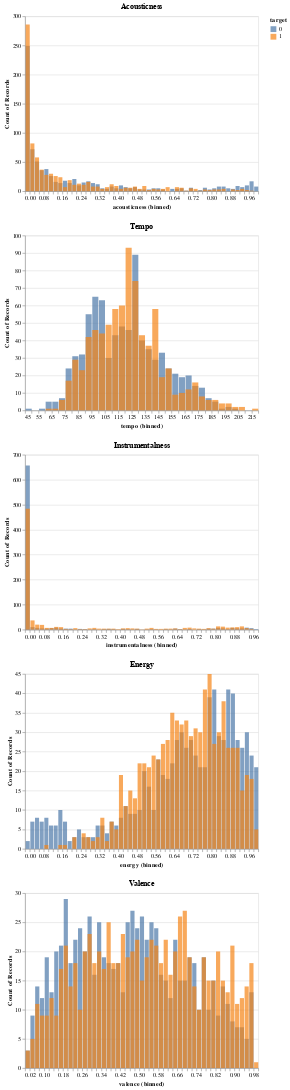

Notebook cell for this chart:
### Markdown cell above
### 2.2 Plotting histograms 

rubric={accuracy:3}

Take the code below that we started for you and fill in the blank areas (`____`) so that the code produces histograms for the following features (in order) that show the distribution of the feature values, separated for 0 and 1 target values. 

- `acousticness`
- `tempo`
- `instrumentalness`
- `energy`
- `valence`

### Code cell
# def plot_histogram(df,feature):
#     """
#     plots a histogram of a decision trees feature
     
#     Parameters
#     ----------
#     feature: str
#         the feature name
#     Returns
#     -------
#     altair.vegalite.v3.api.Chart
#         an Altair histogram 
#     """
#     histogram = alt.Chart(df.sort_values(by='target')).mark_bar(
#         opacity=0.7).encode(
#         alt.X(feature, bin=alt.Bin(maxbins=50)),
#         alt.Y('count()', stack=None),
#         alt.Color('target:N')).properties(
#         title= str.title(feature))
#     return histogram

# feature_list = ____
# figure_dict = dict()
# for feature in ____ :
#     figure_dict.update({feature:plot_histogram(____,feature)})
# figure_panel = alt.vconcat(*figure_dict.values())
# figure_panel


### BEGIN SOLUTION
def plot_histogram(df,feature):
    """
    plots a histogram of a decision trees feature

    Parameters
    ----------
    feature: str
        the feature name
    Returns
    -------
    altair.vegalite.v3.api.Chart
        an Altair histogram 
    """
    histogram = alt.Chart(df.sort_values(by='target')).mark_bar(
        opacity=0.7).encode(
        alt.X(feature, bin=alt.Bin(maxbins=50)),
        alt.Y('count()', stack=None),
        alt.Color('target:N')).properties(
        title= str.title(feature))
    return histogram

feature_list = ["acousticness", "tempo", "instrumentalness", "energy", "valence"]
figure_dict = dict()
for feature in feature_list:
    figure_dict.update({feature:plot_histogram(train_df,feature)})
figure_panel = alt.vconcat(*figure_dict.values())
figure_panel
### END SOLUTION

### Figure 1 — Vega-Lite specification as saved in the notebook (floating-point values rounded to 4 significant figures; data arrays with more than 128 entries replaced by an {"elided": "..."} marker saying what was removed)
{"config": {"view": {"continuousWidth": 400, "continuousHeight": 300}}, "vconcat": [{"data": {"name": "data-82f7586416b2077c4cf58dc4830967b1"}, "mark": {"type": "bar", "opacity": 0.7}, "encoding": {"color": {"type": "nominal", "field": "target"}, "x": {"type": "quantitative", "bin": {"maxbins": 50}, "field": "acousticness"}, "y": {"type": "quantitative", "aggregate": "count", "stack": null}}, "title": "Acousticness"}, {"data": {"name": "data-82f7586416b2077c4cf58dc4830967b1"}, "mark": {"type": "bar", "opacity": 0.7}, "encoding": {"color": {"type": "nominal", "field": "target"}, "x": {"type": "quantitative", "bin": {"maxbins": 50}, "field": "tempo"}, "y": {"type": "quantitative", "aggregate": "count", "stack": null}}, "title": "Tempo"}, {"data": {"name": "data-82f7586416b2077c4cf58dc4830967b1"}, "mark": {"type": "bar", "opacity": 0.7}, "encoding": {"color": {"type": "nominal", "field": "target"}, "x": {"type": "quantitative", "bin": {"maxbins": 50}, "field": "instrumentalness"}, "y": {"type": "quantitative", "aggregate": "count", "stack": null}}, "title": "Instrumentalness"}, {"data": {"name": "data-82f7586416b2077c4cf58dc4830967b1"}, "mark": {"type": "bar", "opacity": 0.7}, "encoding": {"color": {"type": "nominal", "field": "target"}, "x": {"type": "quantitative", "bin": {"maxbins": 50}, "field": "energy"}, "y": {"type": "quantitative", "aggregate": "count", "stack": null}}, "title": "Energy"}, {"data": {"name": "data-82f7586416b2077c4cf58dc4830967b1"}, "mark": {"type": "bar", "opacity": 0.7}, "encoding": {"color": {"type": "nominal", "field": "target"}, "x": {"type": "quantitative", "bin": {"maxbins": 50}, "field": "valence"}, "y": {"type": "quantitative", "aggregate": "count", "stack": null}}, "title": "Valence"}], "$schema": "https://vega.github.io/schema/vega-lite/v4.8.1.json", "datasets": {"data-82f7586416b2077c4cf58dc4830967b1": {"elided": "1613 records"}}}
